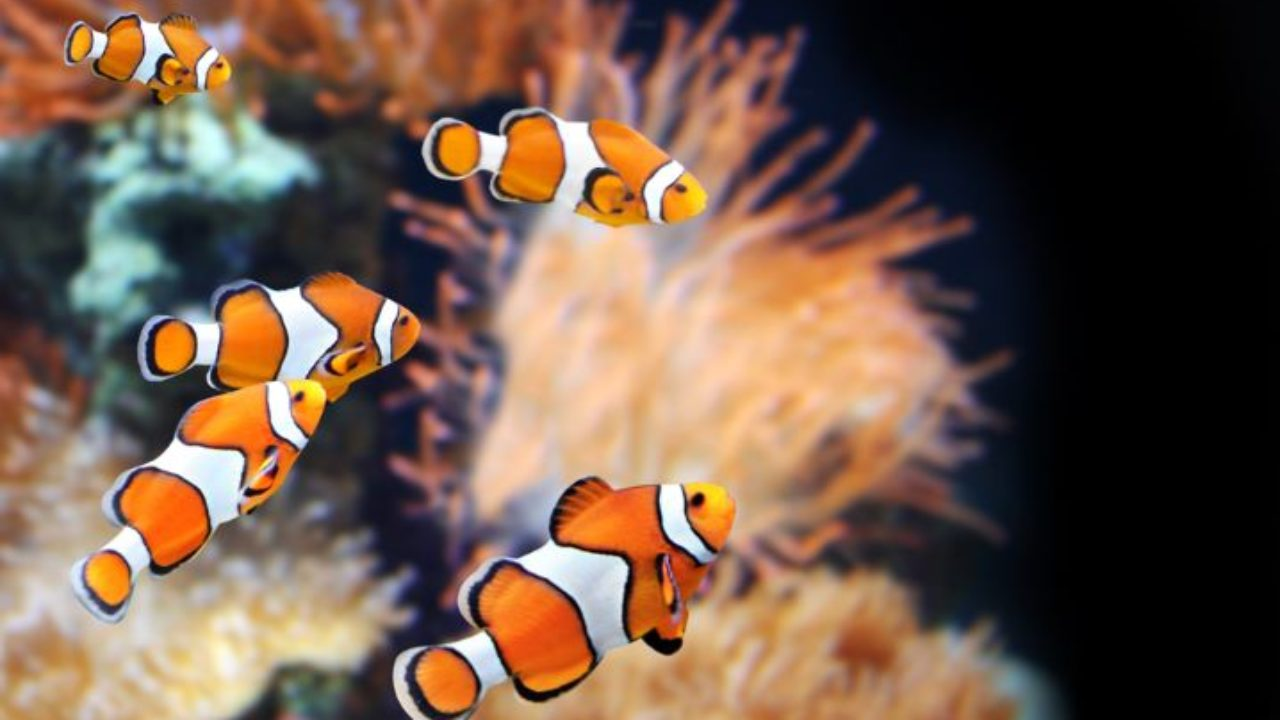
#> input picture img/fish.jpg, 1280 x 720 px, given in place of the camera
$ python color_detection1.py
#> lines starting #> are read from the running program, lines starting #| are printed output that depends on the picture; after the words box and inside, x2 and y2 are one past the last pixel; in counts of white or black regions, pixels touching at a corner belong together
import cv2
import numpy as np


captura = cv2.VideoCapture(0)

while (1):

    _, imagen = captura.read()
#> imagen is the input picture: shape (720, 1280, 3); mean B, G, R 73.2, 88, 111.5
    hsv = cv2.cvtColor(imagen, cv2.COLOR_BGR2HSV)
#> hsv: shape (720, 1280, 3); mean H, S, V 48.6, 93.7, 117.1

    lower_green = np.array([49, 50, 50])
    upper_green = np.array([107, 255, 255])


    lower_red1 = np.array([0, 65, 75], dtype=np.uint8)
    upper_red1 = np.array([12, 255, 255], dtype=np.uint8)
    lower_red2 = np.array([240, 65, 75], dtype=np.uint8)
    upper_red2 = np.array([256, 255, 255], dtype=np.uint8)

    lower_yellow = np.array([16, 76, 72], dtype=np.uint8)
    upper_yellow = np.array([30, 255, 210], dtype=np.uint8)

    mask_green = cv2.inRange(hsv, lower_green, upper_green)
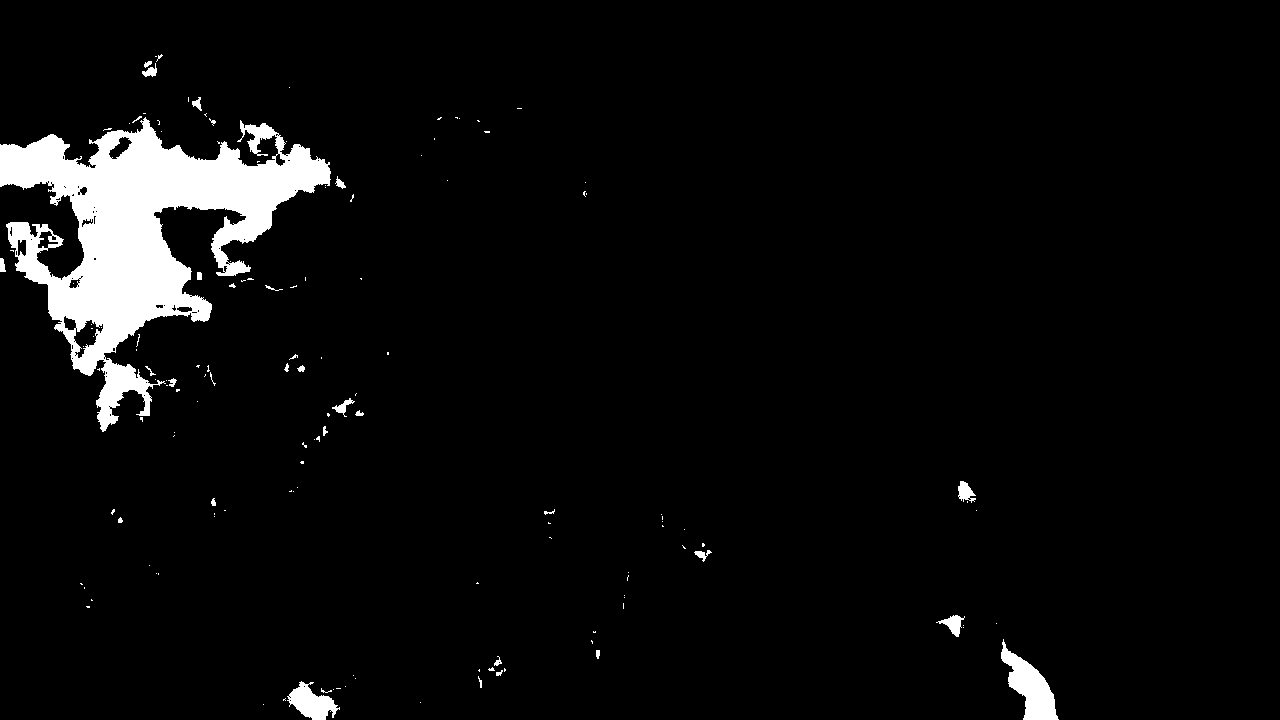
#> mask_green: shape (720, 1280); 4.7% white; 143 white regions (114 under 20 px), largest, box (x1, y1, x2, y2) and area: (0, 117, 331, 432) 37980, (1001, 639, 1059, 720) 2054, (287, 681, 340, 720) 1085

    mask_red1 = cv2.inRange(hsv, lower_red1, upper_red1)
#> mask_red1: shape (720, 1280); 18.3% white; 447 white regions (314 under 20 px), largest, box (x1, y1, x2, y2) and area: (106, 0, 791, 208) 49736, (556, 123, 966, 640) 44139, (0, 0, 152, 137) 12600
    mask_red2 = cv2.inRange(hsv, lower_red2, upper_red2)
#> mask_red2: shape (720, 1280); every value is 0

    mask_yellow = cv2.inRange(hsv, lower_yellow, upper_yellow)
#> mask_yellow: shape (720, 1280); 2.9% white; 334 white regions (233 under 20 px), largest, box (x1, y1, x2, y2) and area: (0, 640, 97, 720) 4114, (744, 585, 855, 698) 3137, (553, 667, 655, 720) 1575

    kernel = np.ones((6, 6), np.uint8)

    mask_green = cv2.morphologyEx(mask_green, cv2.MORPH_CLOSE, kernel)
#> mask_green: shape (720, 1280); 5% white; 89 white regions (64 under 20 px), largest, box (x1, y1, x2, y2) and area: (0, 114, 347, 433) 40213, (1002, 640, 1059, 720) 2034, (284, 682, 341, 720) 1218
    mask_green = cv2.morphologyEx(mask_green, cv2.MORPH_OPEN, kernel)
#> mask_green: shape (720, 1280); 4.7% white; 12 white regions, largest, box (x1, y1, x2, y2) and area: (0, 118, 333, 431) 39308, (1003, 651, 1059, 720) 1967, (291, 685, 339, 720) 1139

    mask_yellow = cv2.morphologyEx(mask_yellow, cv2.MORPH_CLOSE, kernel)
#> mask_yellow: shape (720, 1280); 3.3% white; 188 white regions (105 under 20 px), largest, box (x1, y1, x2, y2) and area: (713, 568, 887, 699) 5775, (0, 641, 98, 720) 4459, (554, 653, 666, 720) 2653
    mask_yellow = cv2.morphologyEx(mask_yellow, cv2.MORPH_OPEN, kernel)
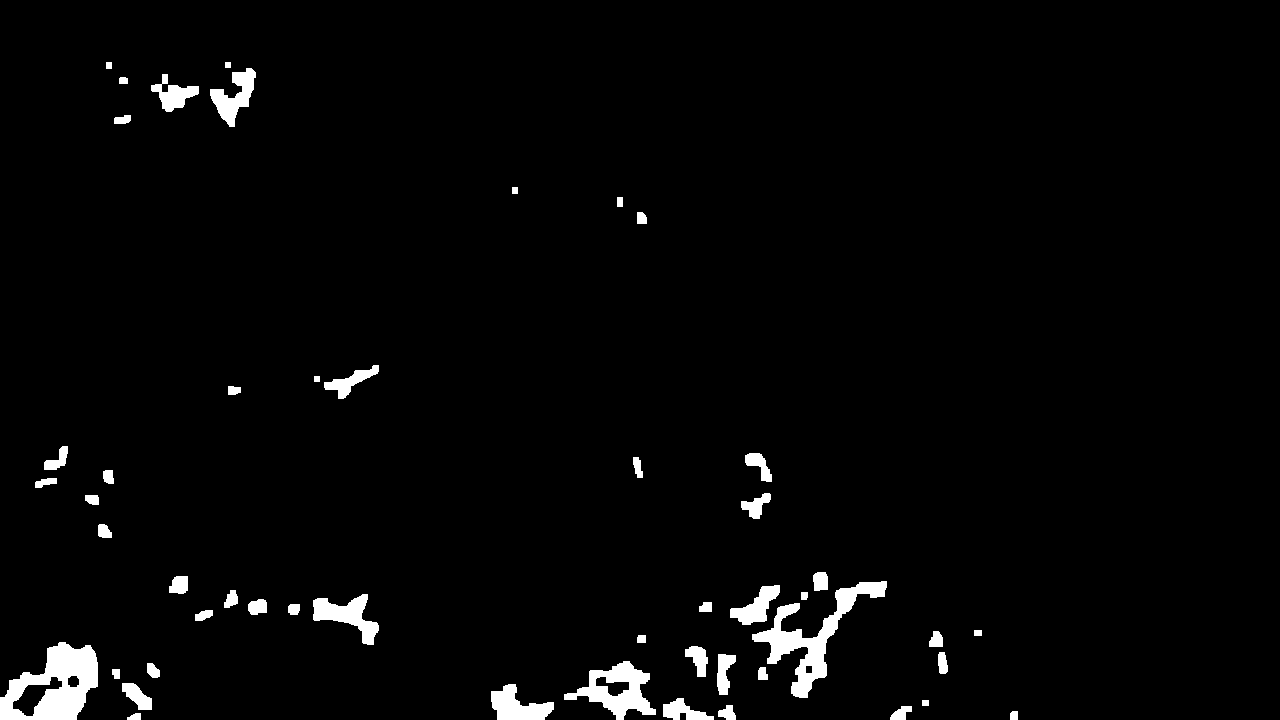
#> mask_yellow: shape (720, 1280); 2.6% white; 50 white regions, largest, box (x1, y1, x2, y2) and area: (0, 642, 98, 720) 4351, (752, 581, 887, 698) 3844, (564, 661, 656, 720) 2340

    mask_red1 = cv2.morphologyEx(mask_red1, cv2.MORPH_OPEN, kernel)
#> mask_red1: shape (720, 1280); 16.2% white; 128 white regions, largest, box (x1, y1, x2, y2) and area: (107, 0, 623, 139) 37500, (701, 134, 944, 421) 17940, (0, 0, 145, 138) 12425
    mask_red1 = cv2.morphologyEx(mask_red1, cv2.MORPH_OPEN, kernel)
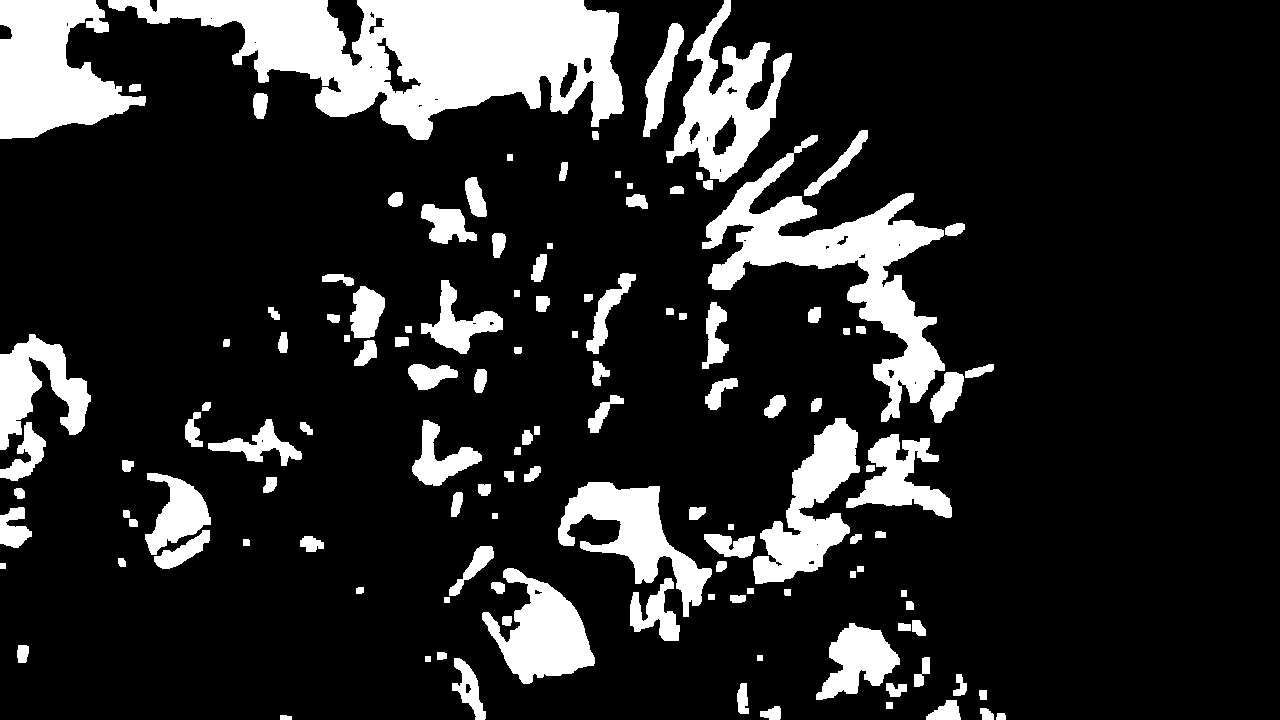
#> mask_red1: shape (720, 1280); 16.3% white; 127 white regions, largest, box (x1, y1, x2, y2) and area: (108, 0, 624, 140) 37940, (702, 135, 945, 422) 17940, (0, 0, 146, 139) 12645

    mask_red2 = cv2.morphologyEx(mask_red2, cv2.MORPH_OPEN, kernel)
    mask_red2 = cv2.morphologyEx(mask_red2, cv2.MORPH_OPEN, kernel)


    mask1 = cv2.add(mask_red1, mask_red2)
    mask2 = cv2.add(mask_green,mask_yellow)
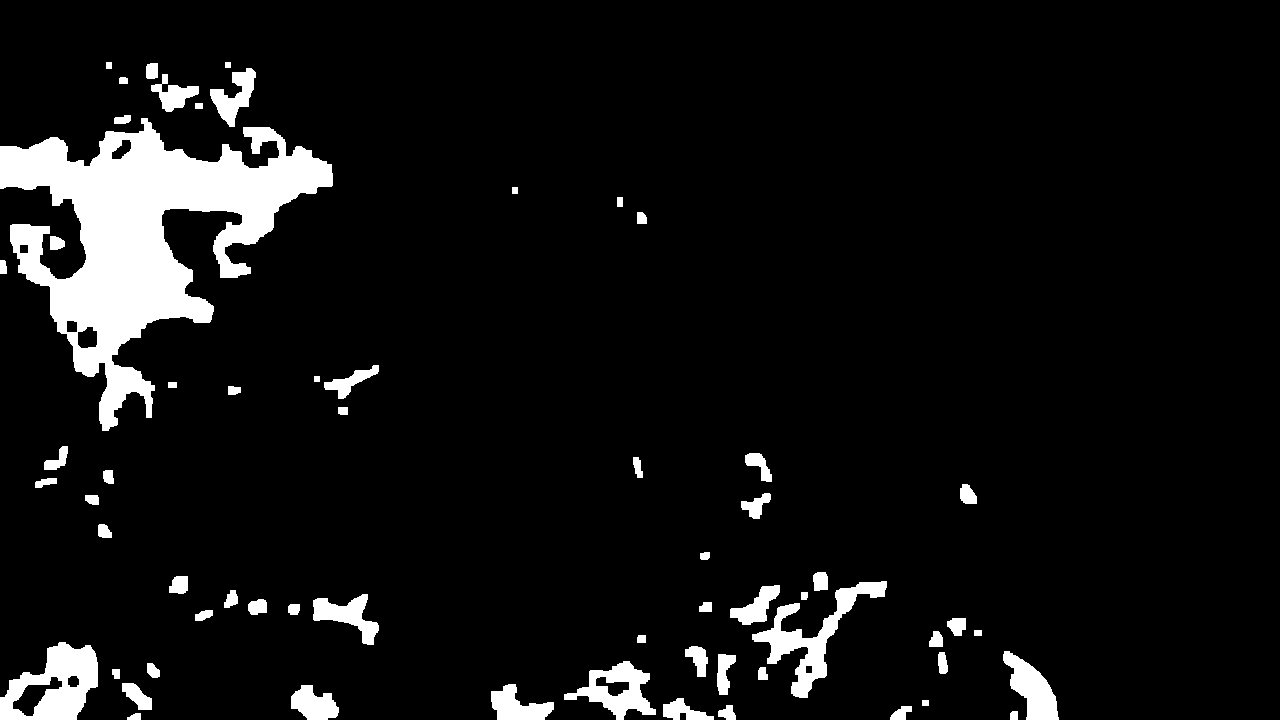
#> mask2: shape (720, 1280); 7.4% white; 62 white regions, largest, box (x1, y1, x2, y2) and area: (0, 118, 333, 431) 39308, (0, 642, 98, 720) 4351, (752, 581, 887, 698) 3844


    cv2.imshow('red', mask1)
    cv2.imshow('green', mask2)
    cv2.imshow('Camara', imagen)

    tecla = cv2.waitKey(5) & 0xFF
#> (key Esc is pressed here)
    if tecla == 27:
        break

cv2.destroyAllWindows()
